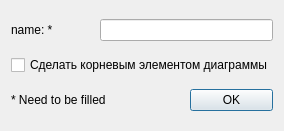
<?xml version="1.0" encoding="UTF-8"?>
<ui version="4.0">
 <class>AddNodeDialog</class>
 <widget class="QDialog" name="AddNodeDialog">
  <property name="geometry">
   <rect>
    <x>0</x>
    <y>0</y>
    <width>253</width>
    <height>131</height>
   </rect>
  </property>
  <property name="windowTitle">
   <string>Свойства сущности:</string>
  </property>
  <layout class="QGridLayout" name="gridLayout">
   <item row="0" column="0">
    <widget class="QLabel" name="nameLabel">
     <property name="text">
      <string>name: *</string>
     </property>
    </widget>
   </item>
   <item row="0" column="1" colspan="2">
    <widget class="QLineEdit" name="nameEdit"/>
   </item>
   <item row="1" column="0" colspan="3">
    <widget class="QCheckBox" name="checkBox">
     <property name="text">
      <string>Сделать корневым элементом диаграммы</string>
     </property>
    </widget>
   </item>
   <item row="2" column="0" colspan="2">
    <widget class="QLabel" name="label">
     <property name="text">
      <string>* Need to be filled</string>
     </property>
    </widget>
   </item>
   <item row="2" column="2">
    <widget class="QPushButton" name="okPushButton">
     <property name="text">
      <string>OK</string>
     </property>
    </widget>
   </item>
  </layout>
 </widget>
 <resources/>
 <connections/>
</ui>
